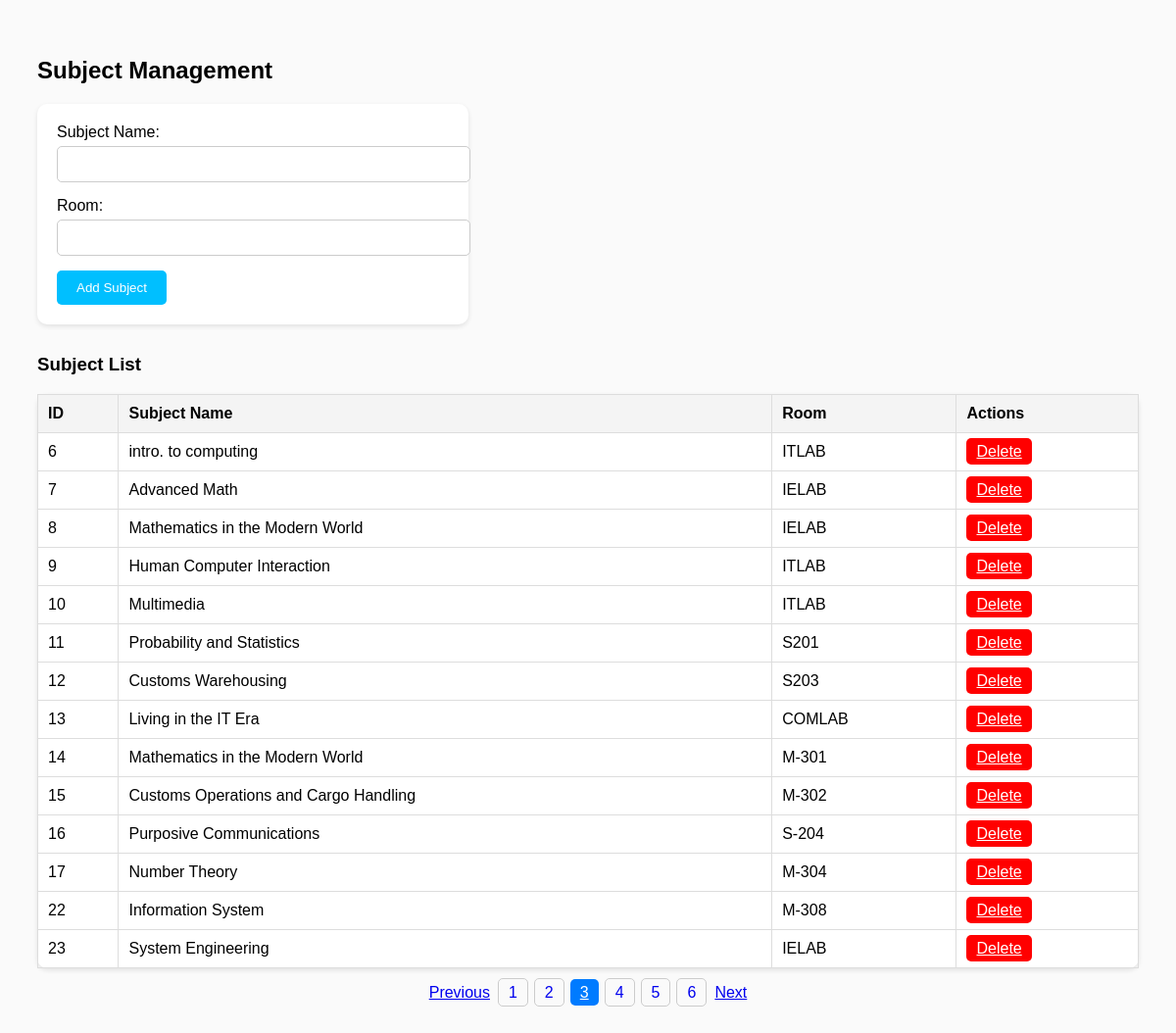
The app's page /subjects.php with its own data.
### tables this page shows
CREATE TABLE `subjects` (
  `subject_id` int(11) NOT NULL,
  `subject_name` varchar(100) DEFAULT NULL,
  `room_name` varchar(100) DEFAULT NULL,
  `room` varchar(100) DEFAULT NULL,
  `class_date` date DEFAULT NULL
);

### subjects.php (the view, shortened to what this page needs)
<?php
$servername = "localhost";
$username = "root";
$password = "";
$dbname = "meams1";
$conn = new mysqli($servername, $username, $password, $dbname);
?>
<!DOCTYPE html>
<html lang="en">
<head>
</head>
<body>
<h2>Subject Management</h2>
<form method="POST" action="">
  <label>Subject Name:</label>
  <input type="text" name="subject_name" required>
  <label>Room:</label>
  <input type="text" name="room" required>
  <button type="submit" name="add_subject">Add Subject</button>
</form>
<h3>Subject List</h3>
<table>
  <tr>
    <th>ID</th>
    <th>Subject Name</th>
    <th>Room</th>
    <th>Actions</th>
  </tr>
  <?php
  $result = $conn->query("SELECT * FROM subjects");
  while ($row = $result->fetch_assoc()):
  ?>
  <tr>
    <td><?= $row['subject_id'] ?></td>
    <td><?= $row['subject_name'] ?></td>
    <td><?= $row['room'] ?></td>
    <td>
      <a href="?delete=<?= $row['subject_id'] ?>"
         class="delete-btn"
         onclick="return confirm('Are you sure you want to delete this subject?');">Delete</a>
    </td>
  </tr>
  <?php endwhile; ?>
</table>
<?php
$pages = [
    "employees.php",
    "room.php",
    "subjects.php",
    "schedule.php",
    "attendance.php",
    "attendance_report.php"
];
$current_page = basename($_SERVER['PHP_SELF']);
$current_index = array_search($current_page, $pages);
?>
<nav aria-label="Page navigation example">
  <ul class="pagination" style="display: flex; justify-content: center; list-style: none; padding: 0;">
    <li class="page-item" style="margin: 0 5px; <?= $current_index <= 0 ? 'pointer-events:none; opacity:0.5;' : '' ?>">
      <a class="page-link" href="<?= $current_index > 0 ? $pages[$current_index - 1] : '#' ?>">Previous</a>
    </li>
    <?php foreach ($pages as $index => $page): ?>
      <li class="page-item <?= $page == $current_page ? 'active' : '' ?>" style="margin: 0 3px;">
        <a class="page-link" href="<?= $page ?>" style="<?= $page == $current_page ? 'background:#007bff; color:white; border-radius:5px; padding:5px 10px;' : 'padding:5px 10px; text-decoration:none; border:1px solid #ccc; border-radius:5px;' ?>">
          <?= $index + 1 ?>
        </a>
      </li>
    <?php endforeach; ?>
    <li class="page-item" style="margin: 0 5px; <?= $current_index >= count($pages) - 1 ? 'pointer-events:none; opacity:0.5;' : '' ?>">
      <a class="page-link" href="<?= $current_index < count($pages) - 1 ? $pages[$current_index + 1] : '#' ?>">Next</a>
    </li>
  </ul>
</nav>
</body>
</html>

### subjects.php (style rules this page uses)
body { font-family: Arial, sans-serif; padding: 30px; background-color: #fafafa; }
form { background: white; padding: 20px; border-radius: 10px; box-shadow: 0 2px 5px rgba(0,0,0,0.1); margin-bottom: 30px; width: 400px; }
input[type=text] { width: 100%; padding: 10px; margin: 5px 0 15px; border: 1px solid #ccc; border-radius: 5px; }
button { background-color: #00bfff; border: none; color: white; padding: 10px 20px; border-radius: 5px; cursor: pointer; }
table { width: 100%; border-collapse: collapse; background: white; border-radius: 10px; box-shadow: 0 2px 5px rgba(0,0,0,0.1); }
th, td { padding: 10px; border: 1px solid #ddd; text-align: left; }
th { background-color: #f4f4f4; }
.delete-btn { background-color: red; color: white; padding: 5px 10px; border: none; border-radius: 5px; cursor: pointer; }

### records on screen
subjects: subject_id "6", subject_name "intro. to computing", room "ITLAB"
subjects: subject_id "7", subject_name "Advanced Math", room "IELAB"
subjects: subject_id "8", subject_name "Mathematics in the Modern World", room "IELAB"
subjects: subject_id "9", subject_name "Human Computer Interaction", room "ITLAB"
subjects: subject_id "10", subject_name "Multimedia", room "ITLAB"
subjects: subject_id "11", subject_name "Probability and Statistics", room "S201"
subjects: subject_id "12", subject_name "Customs Warehousing", room "S203"
subjects: subject_id "13", subject_name "Living in the IT Era", room "COMLAB"
subjects: subject_id "14", subject_name "Mathematics in the Modern World", room "M-301"
subjects: subject_id "15", subject_name "Customs Operations and Cargo Handling", room "M-302"
subjects: subject_id "16", subject_name "Purposive Communications", room "S-204"
subjects: subject_id "17", subject_name "Number Theory", room "M-304"
subjects: subject_id "22", subject_name "Information System", room "M-308"
subjects: subject_id "23", subject_name "System Engineering", room "IELAB"
